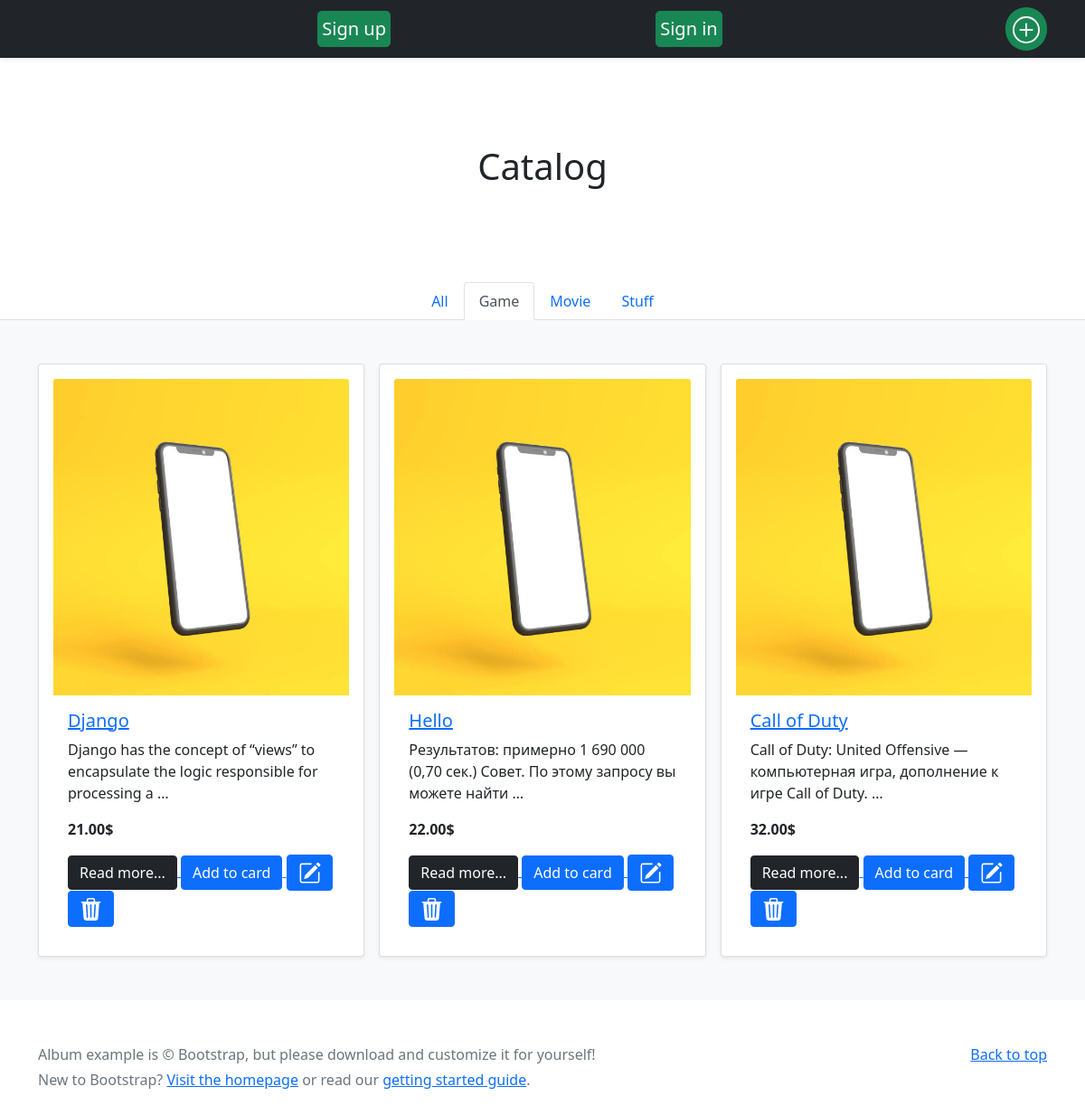
The app's page /store/category/game with its own data.
### store/models.py (models this page shows, shortened)
class Category(models.Model):
    name = models.CharField(max_length=255, db_index=True)
    slug = models.SlugField(max_length=255, unique=True)
    class Meta:
        verbose_name_plural = 'categories'
    def __str__(self):
        return self.name

class Product(models.Model):
    category = models.ForeignKey(Category, related_name='product', on_delete=models.CASCADE)
    created_by = models.ForeignKey(User, on_delete=models.CASCADE, related_name='product_creator', default=User)
    title = models.CharField(max_length=255)
    author = models.CharField(max_length=255, default='John Doe')
    description = models.TextField(blank=True)
    image = models.ImageField(upload_to='images/')
    slug = models.SlugField(max_length=255)
    price = models.DecimalField(max_digits=4, decimal_places=2)
    in_stock = models.BooleanField(default=True)
    is_active = models.BooleanField(default=True)
    created = models.DateTimeField(auto_now_add=True)
    updated = models.DateTimeField(auto_now=True)
    class Meta:
        verbose_name_plural = 'products'
        ordering = ('-created',)

### store/views.py (the view)
# urls.py: path('', ProductList.as_view(), name='product_list'),
class ProductList(ListView):
    model = Product
    def get_queryset(self):
        if self.kwargs.get('slug', 0):
            return Product.objects.filter(category__slug=self.kwargs['slug'])
        return Product.objects.all()
    def get_context_data(self,  **kwargs):
        context = super().get_context_data(**kwargs)
        if self.kwargs.get('slug', 0):
            context['curr_category'] = self.kwargs['slug']
        context['categories'] = Category.objects.all()
        return context

### store/templates/store/product_list.html (shortened to what this page needs)
{% extends 'store/base.html' %}
{% block content %}
<section class="py-5 text-center container">
    <div class="row py-lg-5">
        <div class="col-lg-6 col-md-8 mx-auto">
            <h1 class="fw-light">Catalog</h1>
        </div>
    </div>
</section>
<ul class="nav nav-tabs justify-content-center">
    {% if not curr_category %}
    <li class="nav-item">
        <a class="nav-link active" href="{% url 'store:product_list'%}">All</a>
    </li>
    {% else %}
        <a class="nav-link" href="{% url 'store:product_list'%}">All</a>
    {% endif %}
    {% for category in categories %}
        {% if category.slug == curr_category %}
            <li class="nav-item">
                <a class="nav-link active" href="{% url 'store:product_category_list' category.slug %}">{{ category }}</a>
            </li>
        {% else %}
            <li class="nav-item">
                <a class="nav-link" href="{% url 'store:product_category_list' category.slug %}">{{ category }}</a>
            </li>
        {% endif %}
    {% endfor %}
</ul>
<div class="album py-5 bg-light">
    <div class="container">
        <div class="row row-cols-1 row-cols-sm-2 row-cols-md-3 g-3">
            {% for product in object_list %}
            <div class="col">
                <div class="card shadow-sm">
                    <div class="card-body">
                            <img src="{{ product.image.url }}" class="card-img-top" alt="..." height="350">
                            <div class="card-body">
                                <a href="{% url 'store:product_detail' product.slug %}">
                                    <h5 class="card-title">{{ product.title }}</h5>
                                </a>
                                <p class="card-text">{{ product.description | truncatewords:14 }}</p>
                                <p class="card-text"><strong>{{ product.price }}$</strong></p>
                                <a href="{% url 'store:product_detail' product.slug %}">
                                    <button type="button" class="btn btn-dark">Read more...</button>
                                </a>
                                <a href="{% url 'store:product_detail' product.slug %}">
                                <button type="button" class="btn btn-primary">Add to card</button>
                                </a>
                                <a href="{% url 'store:product_update_class' product.slug %}">
                                    <button type="button" class="btn btn-primary">
                                    </button>
                                </a>
                                <a href="{% url 'store:product_delete_class' product.slug %}">
                                    <button type="button" class="btn btn-primary">
                                    </button>
                                </a>
                            </div>
                    </div>
                </div>
            </div>
            {% endfor %}
        </div>
    </div>
</div>
{% endblock %}

### records on screen
Category: name "Game"
Category: name "Movie"
Category: name "Stuff"
Product: image (picture), title "Django", description "Django has the concept of “views” to encapsulate the logic responsible for processing a …", price "21.00"
Product: image (picture), title "Hello", description "Результатов: примерно 1 690 000 (0,70 сек.) Совет. По этому запросу вы можете найти …", price "22.00"
Product: image (picture), title "Call of Duty", description "Call of Duty: United Offensive — компьютерная игра, дополнение к игре Call of Duty. …", price "32.00"
